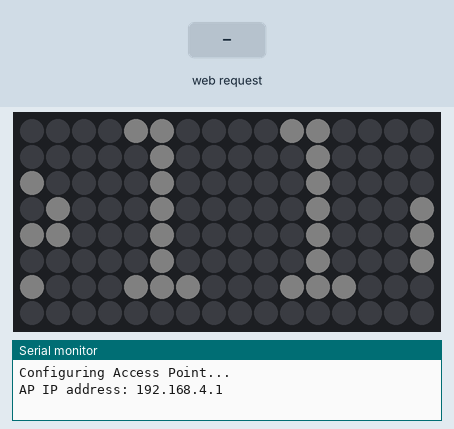
This sketch was run on a simulated ESP8266 (NodeMCU). Shown: 16×8 RGB LED matrix (first LED top left, wired row by row), the last lines printed to the serial monitor. Inputs (shaded band) come from the test bench. Dim RGB values are drawn brighter than linear.

Above: at 1.25 s.
1.3 s: HTTP request GET /off received
At 2.5 s:
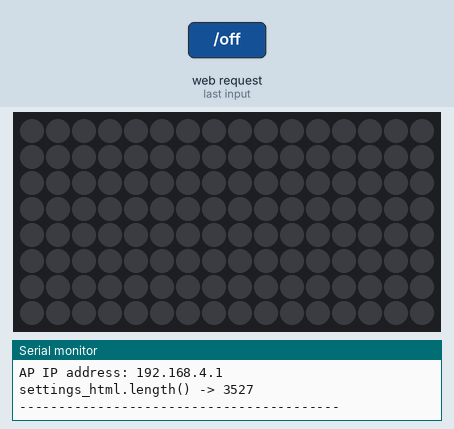
2.8 s: HTTP request GET /on received
At 2.86 s:
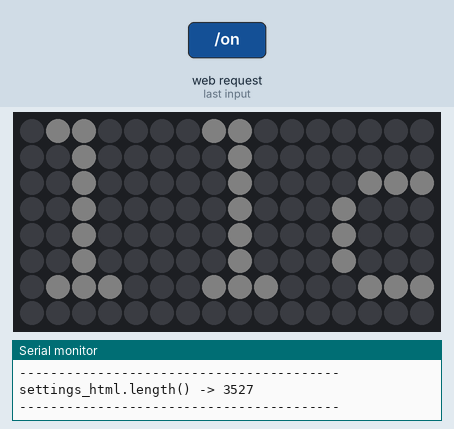

Measured:
- after the input at 1.3 s, the LEDs: change at once (image 1)
- after the input at 2.8 s, the LEDs: first change at once (image 2 shows a later state)

The sketch:

light_strip.ino
```cpp
#include <Adafruit_NeoMatrix.h>
#include <Adafruit_NeoPixel.h>
#include <ESP8266WiFi.h>
#include <WiFiClient.h>
#include <ESP8266WebServer.h>


 // testing gitkraken here with this comment
#define PIN D1

// WiFi SETTINGS
ESP8266WebServer server(80); // Initialize web server


// CSS Colors
String color1 = "#fff"; // Accent
String color2 = "#000000"; // Background
String color3 = "#2f3136"; // Bar
String color4 = "#bfbfbb"; // Text
String color5 = "#ffe500"; // Important Bar


// Ticker Settings
String ticker_message = "Hello, World!";
bool run_display = true;
int width = 16;
int height = 8;


 // Matrix Settings
Adafruit_NeoMatrix matrix = Adafruit_NeoMatrix(width, height, PIN,
  NEO_MATRIX_BOTTOM    + NEO_MATRIX_RIGHT +
  NEO_MATRIX_COLUMNS + NEO_MATRIX_ZIGZAG,
  NEO_GRB            + NEO_KHZ800);

const uint16_t colors[] = {
  matrix.Color(255, 0, 0), matrix.Color(0, 255, 0), matrix.Color(255, 255, 0),matrix.Color(0, 0, 255), matrix.Color(255, 0, 255), matrix.Color(0, 255, 255), matrix.Color(255, 255, 255)};


String GenSettingsHTML(bool doSome)
{
  String settings_html = "<title>Arduino Ticker</title>\n"
                      "<font face=\"Courier New\">\n"
                      "<style type=\"text/css\">\n"
                      "    #submit {\n"
                      "        background-color: " + color1 + ";\n"
                      "        padding: .5em;\n"
                      "        -moz-border-radius: 5px;\n"
                      "        -webkit-border-radius: 5px;\n"
                      "        border-radius: 6px;\n"
                      "        color: " + color2 + ";\n"
                      "        font-family: 'verdana';\n"
                      "        font-size: 20px;\n"
                      "        text-decoration: none;\n"
                      "        border: none;\n"
                      "    }\n"
                      "    #submit:hover {\n"
                      "        border: none;\n"
                      "        background: cyan;\n"
                      "        box-shadow: 0px 0px 1px #777;\n"
                      "        color: black;\n"
                      "    }\n"
                      "    body\n"
                      "    {\n"
                      "        color: " + color1 + ";\n"
                      "        background-color: " + color2 + ";\n"
                      "    }\n"
                      "    .topnav {\n"
                      "        background-color: " + color3 + ";\n"
                      "        border-left: solid " + color1 + " 5px;\n"
                      "        border-radius: 3px;\n"
                      "        overflow: hidden;\n"
                      "    }\n"
                      "    .topnav a {\n"
                      "        float: left;\n"
                      "        color: " + color4 + ";\n"
                      "        text-align: center;\n"
                      "        padding: 4px 10px;\n"
                      "        text-decoration: none;\n"
                      "        font-size: 17px;\n"
                      "        border-radius: 3px;\n"
                      "        margin-top: 0.5rem;\n"
                      "        margin-left: 0.5rem;\n"
                      "        margin-right: 0.5rem;\n"
                      "        margin-bottom: 0.5rem;\n"
                      "    }\n"
                      "    .topnav a:hover {\n"
                      "        background-color: " + color1 + ";\n"
                      "        color: black;\n"
                      "    }\n"
                      "    .topnav-right {\n"
                      "        float: right;\n"
                      "    }\n"
                      "    h1 {\n"
                      "        font-size: 1.7rem;\n"
                      "        margin-top: 1rem;\n"
                      "        margin-left: auto;\n"
                      "        margin-right: auto;\n"
                      "        background: " + color3 + ";\n"
                      "        color: " + color4 + ";\n"
                      "        padding: 0.2em 1em;\n"
                      "        border-radius: 3px;\n"
                      "        border-left: solid " + color1 + " 5px;\n"
                      "        font-weight: 100;\n"
                      "    }\n"
                      "    h2 {\n"
                      "        font-size: 1rem;\n"
                      "        margin-top: 1rem;\n"
                      "        margin-left: auto;\n"
                      "        margin-right: auto;\n"
                      "        background: " + color3 + ";\n"
                      "        color: " + color4 + ";\n"
                      "        padding: 0.2em 1em;\n"
                      "        border-radius: 3px;\n"
                      "        border-left: solid " + color1 + " 5px;\n"
                      "        font-weight: 100;\n"
                      "    }\n"
                      "    h3 {\n"
                      "        font-size: 1rem;\n"
                      "        margin-top: 1rem;\n"
                      "        margin-left: auto;\n"
                      "        margin-right: auto;\n"
                      "        background: " + color5 + ";\n"
                      "        color: " + color2 + ";\n"
                      "        padding: 0.2em 1em;\n"
                      "        border-radius: 3px;\n"
                      "        font-weight: 100;\n"
                      "    }\n"
                      "    .column {\n"
                      "        margin-left: 10rem;\n"
                      "        margin-right: 10rem;\n"
                      "    }\n"
                      "    .column input {\n"
                      "        float: right;\n"
                      "        margin-top: 0.5rem;\n"
                      "        background: transparent;\n"
                      "        color: " + color4 + ";\n"
                      "        outline: 0;\n"
                      "        border: 0;\n"
                      "        border-bottom: solid " + color1 + " 2px;\n"
                      "        font-size: 14px;\n"
                      "    }\n"
                      "    .column input {\n"
                      "        clear: both;\n"
                      "    }\n"
                      "    .column span {\n"
                      "        margin-top: 0.5rem;\n"
                      "        display: inline-block;\n"
                      "    }\n"
                      "    .column about {\n"
                      "      font-size: +12px;\n"
                      "    }\n"
                      "\n"
                      "    .prefix {\n"
                      "      display: flex;\n"
                      "        justify-content: space-between;\n"
                      "    }\n"
                      "\n"
                      "    hr {\n"
                      "      border-color: " + color3 + ";\n"
                      "        background-color: " + color3 + ";\n"
                      "        height: 2px;\n"
                      "        border: none;\n"
                      "    }\n"
                      "</style>\n"
                      "<br>"
                      "<html><body>\n"
                      "    <br><br><br><br>"
                      "    <div style='margin-left: 10rem; margin-right: 10rem' class=\"column\">\n"
                      "        <form name='frm' method='get'>\n"
                      "            <center><span style=\"font-size: +14px\"/>WiFi Ticker</span></center>"
                      "            <br><br>"
                      "            <center><textarea style='width: 100%' type='text' name='ticker_message' placeholder='Ticker Message' col=30 rows=5> </textarea></center><br>"
                      "            <input type='submit' id='submit' value='Apply'>\n"
                      "        </form>\n"
                      "        <form name='frm2' action='/on' method='get'>\n"
                      "            <input type='submit' id='submit' value='Turn Ticker On'>\n"
                      "        </form>"
                      "        <form name='frm3' action='/off' method='get'>\n"
                      "            <input type='submit' id='submit' value='Turn Ticker Off'>\n"
                      "        </form>"
                      "    </div>\n"
                      "</body></html>\n";

  return settings_html;
}


void SetServerBehavior()
{
  server.on("/", HandleClient);

  server.on("/on", AdjustOn);

  server.on("/off", AdjustOff);

  server.begin();
}


void AdjustOn()
{
  //if (authenticated)
  //{
  if (server.args() > 0)
  {
    Serial.println("Server arguments received");

    for (uint8_t i = 0; i < server.args(); i++)
    {
      //Serial.println(server.argName(i));

      // BRANCH STATEMENTS TO CHANGE CONFIGURATION
      if (server.argName(i) == "ticker_message" && server.arg(i).length() > 0)
      {
        ticker_message = server.arg(i);
        Serial.print("New Ticker Message: ");
        Serial.println(server.arg(i));
      }
    }
  }

  run_display = true;

  String settings_html = GenSettingsHTML(true);
  Serial.print("settings_html.length() -> ");
  Serial.println(settings_html.length());

  server.send(200, "text/html", settings_html);
  Serial.println("-----------------------------------------");
}


void AdjustOff()
{
  //if (authenticated)
  //{
  if (server.args() > 0)
  {
    Serial.println("Server arguments received");

    for (uint8_t i = 0; i < server.args(); i++)
    {
      //Serial.println(server.argName(i));

      // BRANCH STATEMENTS TO CHANGE CONFIGURATION
      if (server.argName(i) == "ticker_message" && server.arg(i).length() > 0)
      {
        ticker_message = server.arg(i);
        Serial.print("New Ticker Message: ");
        Serial.println(server.arg(i));
      }
    }
  }

  run_display = false;

  String settings_html = GenSettingsHTML(true);
  Serial.print("settings_html.length() -> ");
  Serial.println(settings_html.length());

  server.send(200, "text/html", settings_html);
  Serial.println("-----------------------------------------");
}


// Function to handle client at /
// No Args
// No Return
void HandleClient()
{
  //if (authenticated)
  //{
  if (server.args() > 0)
  {
    Serial.println("Server arguments received");

    for (uint8_t i = 0; i < server.args(); i++)
    {
      //Serial.println(server.argName(i));

      // BRANCH STATEMENTS TO CHANGE CONFIGURATION
      if (server.argName(i) == "ticker_message" && server.arg(i).length() > 0)
      {
        ticker_message = server.arg(i);
        Serial.print("New Ticker Message: ");
        Serial.println(server.arg(i));
      }
    }
  }

  String settings_html = GenSettingsHTML(true);
  Serial.print("settings_html.length() -> ");
  Serial.println(settings_html.length());

  server.send(200, "text/html", settings_html);
  Serial.println("-----------------------------------------");

}


// Function to start an AP if it cant connect to one
// SSID and Password Args
// Return start AP bool
bool startAP()
{
  Serial.println("Configuring Access Point...");
  WiFi.mode(WIFI_AP);
  WiFi.softAP("Ticker", "password");

  IPAddress myIP = WiFi.softAPIP();
  Serial.print("AP IP address: ");
  Serial.println(myIP);

  SetServerBehavior();

  return true;
}


void setup() {
  Serial.begin(115200);
  matrix.begin();
  matrix.setTextWrap(false);
  matrix.setBrightness(5);
  matrix.setTextColor(colors[6]);

  startAP();
}

int x = matrix.width();
int mess_len = 0;

void loop() {
  server.handleClient();

  if (run_display)
  {
    matrix.fillScreen(0);
    matrix.setCursor(x, 0);
    matrix.print(ticker_message);

    mess_len = ticker_message.length() * -6;

    if(--x < mess_len) {
      x = matrix.width();
    }
    matrix.show();
    delay(45);
  }
  else
  {
    matrix.fillScreen(0);
    matrix.show();
  }
}
```
